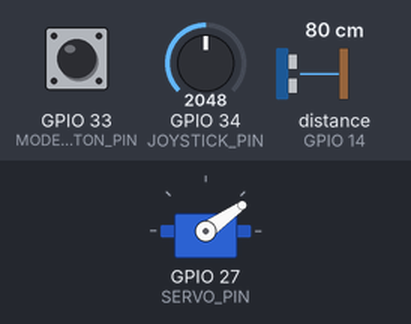
Bench run of a sketch on a simulated ESP32. Shown: servo. Wiring (inferred from the names in the program): ultrasonic range finder: trigger GPIO 26; echo GPIO 14. The test bench sets the inputs (shaded band); at power-on: GPIO 33 (MODE_BUTTON_PIN) HIGH, GPIO 34 (JOYSTICK_PIN) = 2048, distance to the obstacle (sensor on GPIO 14) 80 cm. The echo pulse lasts 58.3 µs per cm; WiFi joins after 1.5 s; servers stay silent unless stated; what the sketch prints to the serial monitor is not drawn.

Above: at 1.2 s.
1.3 s: GPIO 33 (MODE_BUTTON_PIN) pulled LOW for 1 s
3.8 s: GPIO 34 (JOYSTICK_PIN) set to 2866
At 4.5 s:
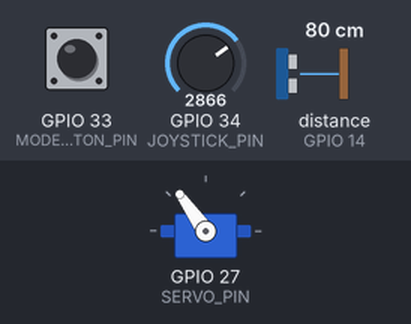
5.3 s: GPIO 33 (MODE_BUTTON_PIN) pulled LOW for 0.2 s
At 5.46 s:
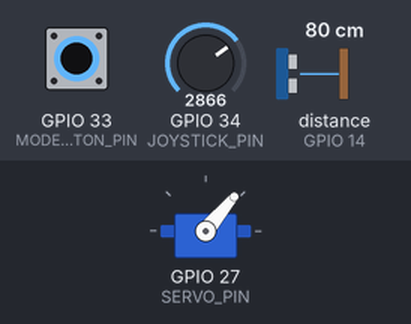
8.3 s: GPIO 33 (MODE_BUTTON_PIN) pulled LOW for 3.2 s
13.0 s: GPIO 34 (JOYSTICK_PIN) set to 4095
At 14.1 s:
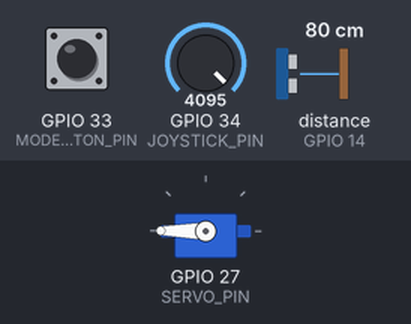
14.5 s: GPIO 33 (MODE_BUTTON_PIN) pulled LOW for 0.2 s
At 14.67 s:
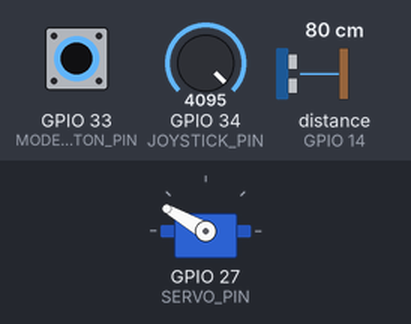
Timing chart, 0 to 18.5 s (numbered marks = the images above; inputs shaded):
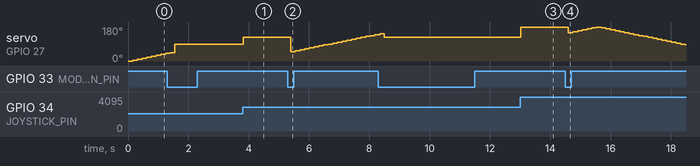

Measured:
- after the input at 3.8 s, servo on GPIO 27 (SERVO_PIN): 90° → 125° at once
- after the input at 5.3 s, servo on GPIO 27 (SERVO_PIN): 125° → 50° after 0.09 s, → 55° 0.16 s later, → 60° 0.16 s later, → 65° 0.16 s later, … (19 changes in this stretch)
- after the input at 13.0 s, servo on GPIO 27 (SERVO_PIN): 125° → 180° at once
- after the input at 14.5 s, servo on GPIO 27 (SERVO_PIN): 180° → 150° after 0.10 s, → 155° 0.16 s later, → 160° 0.16 s later, → 165° 0.16 s later, … (26 changes in this stretch)

The sketch:

radar_web.ino
```cpp
#define TRIG_PIN 26
#define ECHO_PIN 14
#define SERVO_PIN 27
#define JOYSTICK_PIN 34
#define MODE_BUTTON_PIN 33

#include <ESP32Servo.h>
#include <WiFi.h>
#include <WebServer.h>

const char* ap_ssid = "ESP32Radar";
const char* ap_password = "radar1234"; // minimum 8 characters required

WebServer server(80);
Servo radarServo;

bool manualMode = false;
int sweepAngle = 0;
int sweepDir = 1;

bool lastRawReading = HIGH;
bool debouncedState = HIGH;
unsigned long lastDebounceTime = 0;
const unsigned long debounceDelay = 50;

int currentAngle = 0;
long currentDist = -1;

long measureDistance() {
  digitalWrite(TRIG_PIN, LOW);
  delayMicroseconds(2);
  digitalWrite(TRIG_PIN, HIGH);
  delayMicroseconds(10);
  digitalWrite(TRIG_PIN, LOW);
  long duration = pulseIn(ECHO_PIN, HIGH, 30000);
  if (duration == 0) return -1;
  return duration * 0.0343 / 2;
}

void checkModeButton() {
  bool reading = digitalRead(MODE_BUTTON_PIN);
  if (reading != lastRawReading) lastDebounceTime = millis();
  if ((millis() - lastDebounceTime) > debounceDelay) {
    if (reading != debouncedState) {
      debouncedState = reading;
      if (debouncedState == LOW) manualMode = !manualMode;
    }
  }
  lastRawReading = reading;
}

const char htmlPage[] PROGMEM = R"rawliteral(
<!DOCTYPE html>
<html>
<head>
<meta charset="UTF-8">
<title>ESP32 Sonar Map</title>
<style>
  body { background:#111; color:#0f0; font-family:monospace; text-align:center; }
  canvas { background:#000; border:1px solid #0f0; margin-top:20px; }
  #readout { font-size:20px; margin-top:12px; }
</style>
</head>
<body>
<h2>ESP32 Sonar Radar</h2>
<canvas id="radar" width="500" height="300"></canvas>
<div id="readout">Angle: --&deg;  Distance: -- cm</div>
<script>
const canvas = document.getElementById('radar');
const ctx = canvas.getContext('2d');
const readout = document.getElementById('readout');
const cx = canvas.width / 2;
const cy = canvas.height;
const maxDist = 200;
let points = [];

function drawBase() {
  ctx.fillStyle = '#000';
  ctx.fillRect(0, 0, canvas.width, canvas.height);
  ctx.strokeStyle = '#0f0';
  ctx.beginPath();
  ctx.arc(cx, cy, canvas.width/2 - 5, Math.PI, 2*Math.PI);
  ctx.stroke();
}

function polarToXY(angleDeg, dist) {
  const rad = angleDeg * Math.PI / 180;
  const r = Math.min(dist, maxDist) / maxDist * (canvas.width/2 - 5);
  const x = cx - r * Math.cos(rad);
  const y = cy - r * Math.sin(rad);
  return [x, y];
}

async function poll() {
  try {
    const res = await fetch('/data');
    const data = await res.json();
    if (data.dist > 0) {
      const [x, y] = polarToXY(data.angle, data.dist);
      points.push({x, y});
      if (points.length > 150) points.shift();
    }
    drawBase();
    ctx.fillStyle = '#0f0';
    points.forEach(p => ctx.fillRect(p.x-1, p.y-1, 2, 2));

    const [sx, sy] = polarToXY(data.angle, maxDist);
    ctx.strokeStyle = '#0f0';
    ctx.beginPath();
    ctx.moveTo(cx, cy);
    ctx.lineTo(sx, sy);
    ctx.stroke();

    readout.textContent = `Angle: ${data.angle}°  Distance: ${data.dist > 0 ? data.dist + ' cm' : '--'}`;
  } catch (e) { console.log(e); }
  setTimeout(poll, 200);
}
drawBase();
poll();
</script>
</body>
</html>
)rawliteral";

void handleRoot() {
  server.send_P(200, "text/html", htmlPage);
}

void handleData() {
  String json = "{\"angle\":" + String(currentAngle) + ",\"dist\":" + String(currentDist) + "}";
  server.send(200, "application/json", json);
}

void setup() {
  Serial.begin(115200);
  pinMode(TRIG_PIN, OUTPUT);
  pinMode(ECHO_PIN, INPUT);
  pinMode(MODE_BUTTON_PIN, INPUT_PULLUP);
  radarServo.attach(SERVO_PIN);

  WiFi.softAP(ap_ssid, ap_password);
  Serial.print("AP started. Connect to WiFi network: ");
  Serial.println(ap_ssid);
  Serial.print("Then browse to: http://");
  Serial.println(WiFi.softAPIP());

  server.on("/", handleRoot);
  server.on("/data", handleData);
  server.begin();
}

void loop() {
  server.handleClient();

  checkModeButton();

  if (manualMode) {
    int joyVal = analogRead(JOYSTICK_PIN);
    currentAngle = map(joyVal, 0, 4095, 0, 180);
    radarServo.write(currentAngle);
    delay(20);
  } else {
    radarServo.write(sweepAngle);
    delay(150);
    sweepAngle += sweepDir * 5;
    if (sweepAngle >= 180 || sweepAngle <= 0) sweepDir *= -1;
    currentAngle = sweepAngle;
  }

  currentDist = measureDistance();
}
```
